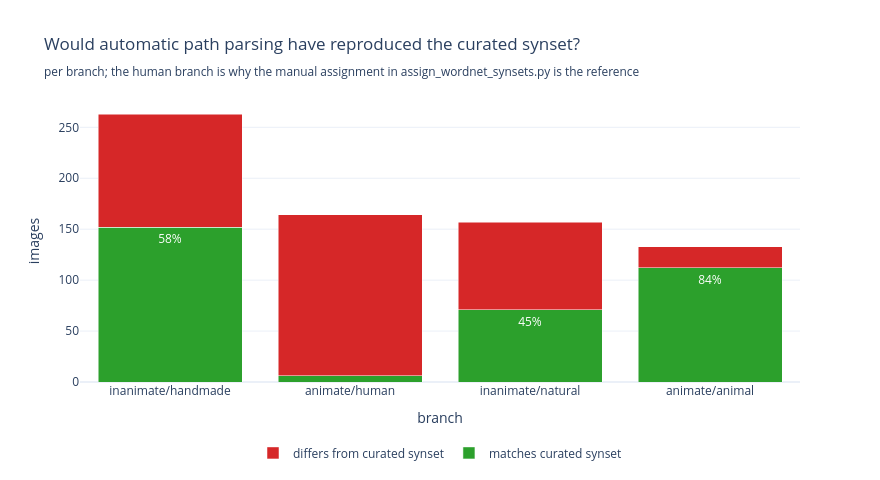

The notebook cell this image was saved under:
### Markdown cell above
## 3. Agreement with the curated synset, and where it fails

`D_sem_wn` assigns each image its WordNet synset directly (`manifest_synset`). Here we ask how often the path synset that the grid picks (the sense closest to a ResNet prediction) equals that curated synset. The grid chooses whichever sense flatters the model, so this agreement is an upper bound on what automatic path parsing would achieve. ImageNet-1K contains no person, face or human-body class, so the 164 human images are unclassifiable in principle, and the human/not-human split is the clearest illustration of why the ResNet route was dropped.

### Code cell
print("by branch (first two directory levels):")
print(ivp.disagreement_summary(table, by="branch").to_string())
print("\nhuman vs not:")
print(ivp.disagreement_summary(table, by="human").to_string())
ivp.plot_agreement_by_branch(table).show()

### Figure 1 — Plotly figure (JSON) as saved in the notebook; plotly's stock layout.template omitted (floating-point values rounded to 4 significant figures)
{"data": [{"marker": {"color": "#2ca02c"}, "name": "matches curated synset", "text": ["58%", "4%", "45%", "84%"], "textposition": "inside", "type": "bar", "x": ["inanimate/handmade", "animate/human", "inanimate/natural", "animate/animal"], "y": [152, 6, 71, 112]}, {"marker": {"color": "#d62728"}, "name": "differs from curated synset", "type": "bar", "x": ["inanimate/handmade", "animate/human", "inanimate/natural", "animate/animal"], "y": [111, 158, 86, 21]}], "layout": {"barmode": "stack", "height": 480, "legend": {"orientation": "h", "x": 0.5, "xanchor": "center", "y": -0.2}, "title": {"text": "Would automatic path parsing have reproduced the curated synset?<br><sub>per branch; the human branch is why the manual assignment in assign_wordnet_synsets.py is the reference</sub>"}, "width": 880, "xaxis": {"title": {"text": "branch"}}, "yaxis": {"title": {"text": "images"}}}}
